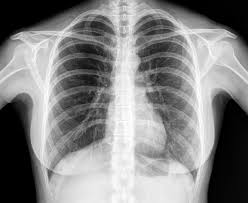
#> input picture xray.jpg, 248 x 203 px, found by its file name
$ python aug.py
#> lines starting #> are read from the running program, lines starting #| are printed output that depends on the picture
import cv2
import numpy as np

# Load the input chest X-ray image
image = cv2.imread(r'D:\\Capstone\\image_augmentation\\xray.jpg')
#> image is the input picture: shape (203, 248, 3); min 0, max 255, mean 132.1

# Define augmentation functions (unchanged from your code)
def shear_x(image, angle):
    """Shear the image along the x-axis by a specified angle in degrees."""
    rows, cols = image.shape[:2]
    M = np.float32([[1, np.tan(np.deg2rad(angle)), 0], [0, 1, 0]])
    return cv2.warpAffine(image, M, (cols, rows))

def rotate(image, angle):
    """Rotate the image by a specified angle in degrees."""
    rows, cols = image.shape[:2]
    M = cv2.getRotationMatrix2D((cols/2, rows/2), angle, 1)
    return cv2.warpAffine(image, M, (cols, rows))

def zoom_in(image, scale):
    """Zoom into the image by cropping a central region and resizing to original size."""
    rows, cols = image.shape[:2]
    crop_size_rows = int(rows / scale)
    crop_size_cols = int(cols / scale)
    start_row = (rows - crop_size_rows) // 2
    start_col = (cols - crop_size_cols) // 2
    cropped = image[start_row:start_row + crop_size_rows, start_col:start_col + crop_size_cols]
    return cv2.resize(cropped, (cols, rows))

def zoom_out(image, scale):
    """Zoom out by shrinking the image and padding the borders."""
    rows, cols = image.shape[:2]
    new_rows = int(rows * scale)
    new_cols = int(cols * scale)
    resized = cv2.resize(image, (new_cols, new_rows))
    pad_top = (rows - new_rows) // 2
    pad_bottom = rows - new_rows - pad_top
    pad_left = (cols - new_cols) // 2
    pad_right = cols - new_cols - pad_left
    return cv2.copyMakeBorder(resized, pad_top, pad_bottom, pad_left, pad_right,
                             cv2.BORDER_CONSTANT, value=0)

def adjust_brightness(image, beta):
    """Adjust brightness by adding/subtracting a constant value."""
    return cv2.convertScaleAbs(image, alpha=1, beta=beta)

def adjust_contrast(image, alpha):
    """Adjust contrast by scaling pixel values around the mean."""
    mean = np.mean(image)
    beta = mean * (1 - alpha)
    return cv2.convertScaleAbs(image, alpha=alpha, beta=beta)

def add_gaussian_noise(image, mean=0, std=10):
    """Add Gaussian noise to the image."""
    noise = np.random.normal(mean, std, image.shape).astype(np.float32)
    return np.clip(image + noise, 0, 255).astype(np.uint8)

# Apply 10 different combinations of augmentations
aug1 = add_gaussian_noise(adjust_brightness(rotate(image, 5), 25))  # Rotate + Brightness + Noise
aug2 = zoom_in(shear_x(image, 5), 1.1)                             # Shear + Zoom In
#> in zoom_in, `rows, cols = image.shape[:2]`: rows = 203; cols = 248
#> in zoom_in, `crop_size_rows = int(rows / scale)`: crop_size_rows = 184
#> in zoom_in, `crop_size_cols = int(cols / scale)`: crop_size_cols = 225
#> in zoom_in, `start_row = (rows - crop_size_rows) // 2`: start_row = 9
#> in zoom_in, `start_col = (cols - crop_size_cols) // 2`: start_col = 11
aug3 = add_gaussian_noise(zoom_out(image, 0.9))                    # Zoom Out + Noise
aug4 = adjust_contrast(rotate(image, -5), 1.2)                     # Rotate + Contrast
#> in adjust_contrast, `mean = np.mean(image)`: mean = 130.6
#> in adjust_contrast, `beta = mean * (1 - alpha)`: beta = -26.12
aug5 = adjust_contrast(adjust_brightness(image, -25), 0.8)         # Brightness + Contrast
#> call 2 of adjust_contrast, with alpha = 0.8
#> in adjust_contrast (call 2), `mean = np.mean(image)`: mean = 115.4
#> in adjust_contrast (call 2), `beta = mean * (1 - alpha)`: beta = 23.08
#> in adjust_contrast (call 2), `return cv2.convertScaleAbs(image, alpha=alpha, beta=beta)`:
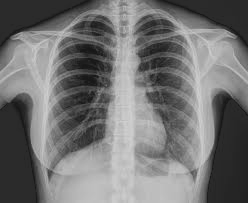
#> returned value: shape (203, 248, 3); min 23, max 207, mean 115.3
aug6 = rotate(shear_x(image, 5), 5)                                # Shear + Rotate
aug7 = adjust_brightness(zoom_in(image, 1.1), 25)                  # Zoom In + Brightness
#> call 2 of zoom_in, with scale = 1.1
#> in zoom_in (call 2), `cropped = image[start_row:start_row + crop_size_rows, start_col:start_..`:
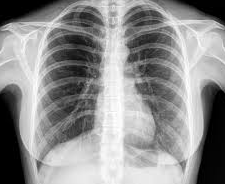
#> cropped: shape (184, 225, 3); min 0, max 255, mean 143.5
#> call 3 of adjust_brightness, with beta = 25
#> in adjust_brightness (call 3), `return cv2.convertScaleAbs(image, alpha=1, beta=beta)`:
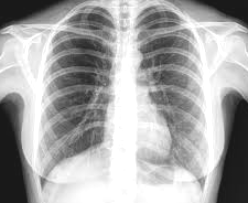
#> returned value: shape (203, 248, 3); min 25, max 255, mean 167.6
aug8 = adjust_contrast(zoom_out(image, 0.9), 1.2)                  # Zoom Out + Contrast
aug9 = add_gaussian_noise(rotate(image, 5))                        # Rotate + Noise
#> call 3 of add_gaussian_noise, with mean = 0, std = 10
#> in add_gaussian_noise (call 3), `noise = np.random.normal(mean, std, image.shape).astype(np.float32)`:
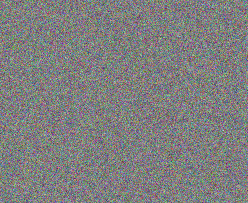
#> noise: shape (203, 248, 3) float32; mean of channels 0, 1, 2 0.1, 0.1, 0; drawn with min black and max white
#> in add_gaussian_noise (call 3), `return np.clip(image + noise, 0, 255).astype(np.uint8)`:
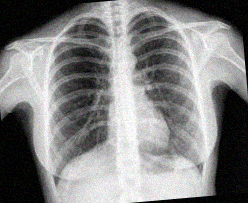
#> returned value: shape (203, 248, 3); mean of channels 0, 1, 2 130.7, 130.7, 130.7; drawn as B, G, R
aug10 = add_gaussian_noise(adjust_brightness(shear_x(image, 5), 25))  # Shear + Brightness + Noise
#> call 4 of add_gaussian_noise, with mean = 0, std = 10
#> in add_gaussian_noise (call 4), `noise = np.random.normal(mean, std, image.shape).astype(np.float32)`:
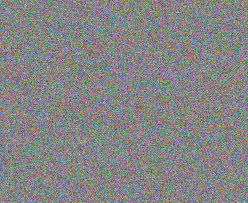
#> noise: shape (203, 248, 3) float32; mean of channels 0, 1, 2 0.1, 0, 0; drawn with min black and max white
#> in add_gaussian_noise (call 4), `return np.clip(image + noise, 0, 255).astype(np.uint8)`:
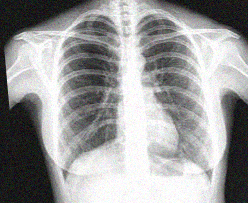
#> returned value: shape (203, 248, 3); mean of channels 0, 1, 2 154, 153.9, 153.9; drawn as B, G, R

# Save the augmented images
augmented_images = [aug1, aug2, aug3, aug4, aug5, aug6, aug7, aug8, aug9, aug10]
for i, aug in enumerate(augmented_images, 1):
    cv2.imwrite(f'augmented_combined_{i}.jpg', aug)
#> this loop made 10 passes

print("10 augmented images with combined transformations have been generated and saved as 'augmented_combined_1.jpg' to 'augmented_combined_10.jpg'.")
